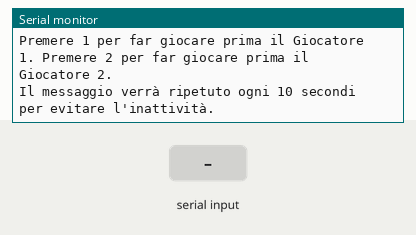
Simulated run of this sketch. Board: Arduino Uno, built with avr-gcc and run on an emulated ATmega328P. Shown: the last lines printed to the serial monitor. The test bench sets the inputs (shaded band).

Above: at 1.7 s.
1.8 s: "1" received over Serial
At 3.0 s:
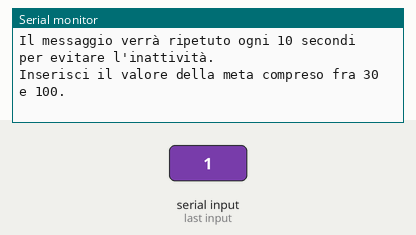
At 7.7 s:
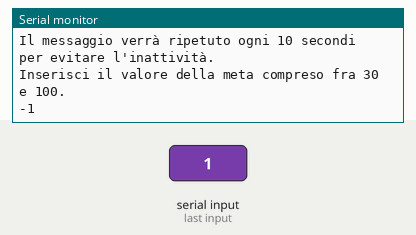

Measured:
- after the input at 1.8 s, the serial monitor: prints a new line after 0.07 s (image 1)

The sketch:

angelagame.ino
```cpp
//#include <LiquidCrystal.h>
int num, newnum;
int somma=0;
bool vittoria1=false;
bool vittoria2=false;
bool primo=true;
bool rifare=true;
char g;
int newmeta;
void setup()
{
  Serial.begin(9600);
}
void loop()
{
    Serial.println("Premere 1 per far giocare prima il Giocatore 1. Premere 2 per far giocare prima il Giocatore 2.\nIl messaggio verrà ripetuto ogni 10 secondi per evitare l'inattività.");
    delay(500);
    g=(char)Serial.read();//la forzo come carattere, ricordarsi di cambiare
    switch(g){
      case '1':
      {
        newmeta=settaggio();
        Serial.println(newmeta);
        delay(1000);
        gioco("Giocatore 1","Giocatore 2",newmeta);
        break;
      }
      case '2':
      {
        newmeta=settaggio();
        gioco("Giocatore 2","Giocatore 1",newmeta);
        break;
      }
      default:
      {
        Serial.println("Comando non valido.");
        break;
      }
    }
}
int settaggio()//funzione per impostare la meta come numero compreso tra 30 e 100
{
  int meta;
      Serial.println("Inserisci il valore della meta compreso fra 30 e 100.");
      delay(5000);
      meta=(int)Serial.read();
      if((meta>=30)&&(meta<=100))
      return (int)meta;
}
void gioco(String g1, String g2, int meta)//turno principale
{
  int z=0;//variabile che contiene i totali
  int m=meta+1;
  int k=0;//variabile che contiene le puntate del giocatore 1
  int j=0;//variabile che contiene le puntate del giocatore 2
  while(z<settaggio())
  {
    Serial.println(g1+", inserisci un numero da 1 a 6.");
    k=Serial.read();//giocatore 1
    if((k>0) && (k<7) && (k!=j) && (k!=7-j))//verifica che la puntata sia tra 1 e 6 e che non sia uguale a quella precedente o all'equivalente dell'altra faccia del dado
    {
      z=z+k;
      if(z==meta)
      {
        Serial.println("Hai vinto!");
      }
      else
      {
        if(z>meta)
          Serial.println("Hai perso!");
        else
        {
          Serial.println(g2+", inserisci un numero da 1 a 6.");
          j=Serial.read();//giocatore 2
          if((j>0) && (j<7) && (j!=k) && (j!=7-k))//verifica che la puntata sia tra 1 e 6 e che non sia uguale a quella precedente o all'equivalente dell'altra faccia del dado
          {
            z=j+z;
            if(z==meta)
            {
              Serial.println("Hai vinto!");
            }
          }
        }
      }
    }
  }
}
```
